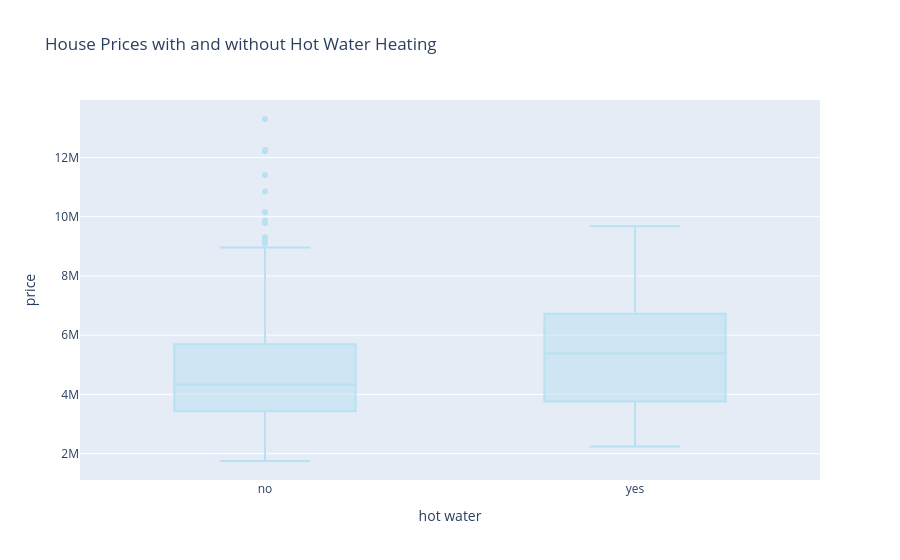

The cell this chart's notebook holds for it:
### Markdown cell above
### 4. Water Heating vs Price

### Code cell
fig = px.box(
    housing,
    x="hot water",
    y="price",
    title="House Prices with and without Hot Water Heating", color_discrete_sequence=["#B8E2F2"])

fig.show()

### Figure 1 — Plotly figure (JSON) as saved in the notebook; plotly's stock layout.template omitted (floating-point values rounded to 4 significant figures; data arrays with more than 128 entries replaced by an {"elided": "..."} marker saying what was removed)
{"data": [{"alignmentgroup": "True", "hovertemplate": "hot water=%{x}<br>price=%{y}<extra></extra>", "legendgroup": "", "marker": {"color": "#B8E2F2"}, "name": "", "notched": false, "offsetgroup": "", "orientation": "v", "showlegend": false, "type": "box", "x": {"elided": "545 str values"}, "x0": " ", "xaxis": "x", "y": {"elided": "545 int values"}, "y0": " ", "yaxis": "y"}], "layout": {"boxmode": "group", "legend": {"tracegroupgap": 0}, "title": {"text": "House Prices with and without Hot Water Heating"}, "xaxis": {"anchor": "y", "domain": [0, 1], "title": {"text": "hot water"}}, "yaxis": {"anchor": "x", "domain": [0, 1], "title": {"text": "price"}}}}
